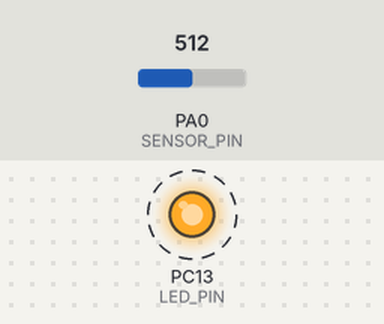
Simulated run of this program. Board: STM32 Blue Pill. On the bench: output pins drawn as LEDs (lit = HIGH). Dashed ring = blinking. The inputs (shaded band) are chosen by the test bench; at power-on: PA0 (SENSOR_PIN) = 512 (analog values on the 0–1023 scale).

Above: at 0.2 s.
Timing chart, 0 to 3.1 s (numbered marks = the images above):
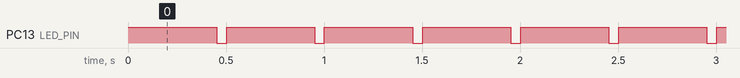

The program:

main.cpp
```cpp
// STM32F103 -> ESP32 IR distance sensor front end.
//
// Reads a Sharp analog IR distance sensor on PA0 (ADC1_IN0), oversamples it,
// and emits one checksummed ASCII frame per sample on USART1 (PA9 = TX).
//
// Frame format:   $IR,<seq>,<adc>,<rate_hz>*<xor checksum, 2 hex digits>\n
//
// Raw ADC counts are sent rather than millimetres on purpose: the distance
// curve and its calibration live on the ESP32/PC side, so recalibrating never
// means reflashing this board.

#include <Arduino.h>

#define SENSOR_PIN   PA0     // ADC1_IN0, confirmed wired to the Sharp output
#define LED_PIN      PC13    // on-board LED, active low
#define ADC_BITS     12
#define OVERSAMPLE   16      // averaged per reported sample
#define UART_BAUD    115200

// USART1: RX = PA10, TX = PA9. PA9 is the wire that reaches the ESP32.
HardwareSerial SerialIR(PA10, PA9);

static uint32_t g_seq     = 0;
static uint32_t g_rate_hz = 20;      // the sensor is realistically ~20 Hz
static char     g_line[64];
static uint8_t  g_len = 0;

static uint16_t readSensor() {
  uint32_t acc = 0;
  for (uint8_t i = 0; i < OVERSAMPLE; i++) acc += analogRead(SENSOR_PIN);
  return (uint16_t)(acc / OVERSAMPLE);
}

static void sendSample(uint16_t adc) {
  char payload[48];
  snprintf(payload, sizeof(payload), "IR,%lu,%u,%lu",
           (unsigned long)g_seq, adc, (unsigned long)g_rate_hz);
  uint8_t cs = 0;
  for (const char *p = payload; *p; ++p) cs ^= (uint8_t)*p;
  char frame[64];
  snprintf(frame, sizeof(frame), "$%s*%02X\n", payload, cs);
  SerialIR.print(frame);
}

// Accepts "RATE <hz>" on PA10 so the PC can retune the rate end to end.
// Harmless if that wire is absent - nothing ever arrives.
static void handleLine(char *s) {
  if (!strncasecmp(s, "RATE", 4)) {
    long hz = atol(s + 4);
    if (hz >= 1 && hz <= 200) {
      g_rate_hz = (uint32_t)hz;
      SerialIR.print("$OK,RATE\n");
    } else {
      SerialIR.print("$ERR,RATE\n");
    }
  } else if (!strncasecmp(s, "PING", 4)) {
    SerialIR.print("$OK,PONG\n");
  }
}

static void pollCommands() {
  while (SerialIR.available()) {
    char c = (char)SerialIR.read();
    if (c == '\n' || c == '\r') {
      if (g_len) { g_line[g_len] = '\0'; handleLine(g_line); g_len = 0; }
    } else if (g_len < sizeof(g_line) - 1) {
      g_line[g_len++] = c;
    }
  }
}

void setup() {
  pinMode(LED_PIN, OUTPUT);
  digitalWrite(LED_PIN, HIGH);        // active low: start off
  pinMode(SENSOR_PIN, INPUT_ANALOG);
  analogReadResolution(ADC_BITS);
  SerialIR.begin(UART_BAUD);
  delay(50);
  SerialIR.print("$BOOT,stm32f103,ir\n");
}

void loop() {
  static uint32_t next_us = 0;
  uint32_t period_us = 1000000UL / g_rate_hz;
  uint32_t now = micros();

  if ((int32_t)(now - next_us) >= 0) {
    if ((int32_t)(now - next_us) > (int32_t)(period_us * 4)) next_us = now;
    next_us += period_us;

    uint16_t adc = readSensor();
    g_seq++;
    sendSample(adc);
    digitalWrite(LED_PIN, (g_seq % 10 < 1) ? LOW : HIGH);   // brief blink
  }

  pollCommands();
}
```

Measured:
- by itself, PC13 (LED_PIN): alternates HIGH for 0.45 s and LOW for 0.05 s
